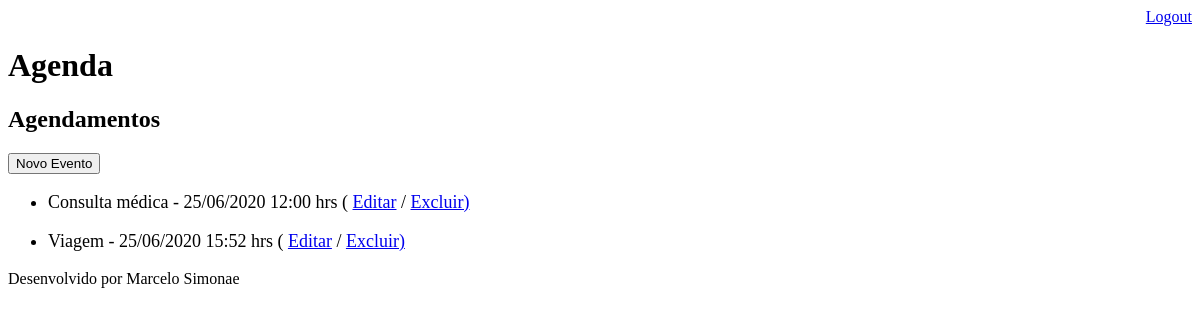
Page /agenda/ (signed in) on the earlier database version.
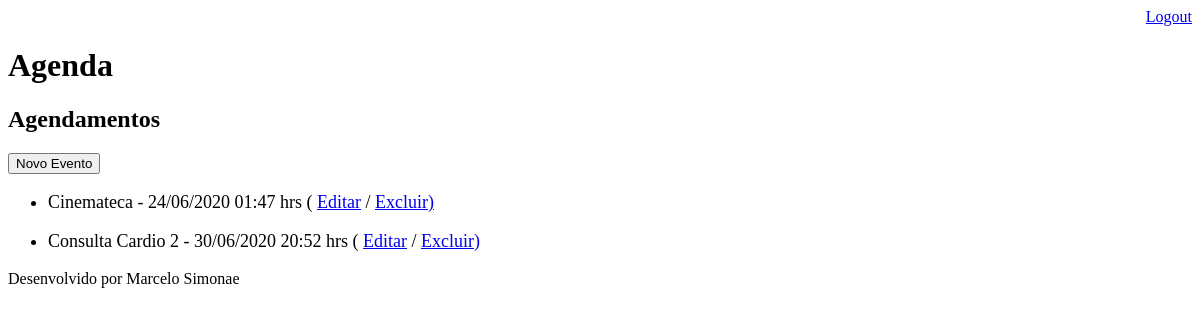
Same page on the later database version.
### core/models.py (models this page shows, shortened)
class Evento(models.Model):
    titulo = models.CharField(max_length=100)
    descricao = models.TextField(blank=True, null=True)
    data_evento = models.DateTimeField(verbose_name='Data do Evento')
    data_criacao = models.DateTimeField(auto_now=True)
    usuario = models.ForeignKey(User, on_delete=models.CASCADE)
    class Meta:
        db_table = 'evento'
    def get_data_evento(self):
        return self.data_evento.strftime('%d/%m/%Y %H:%M hrs')

### core/views.py (the view)
# urls.py: path('agenda/', views.lista_eventos),
@login_required(login_url='/login/')
def lista_eventos(request):
    usuario = request.user
    evento = Evento.objects.filter(usuario=usuario)
    dados = {'eventos':evento}
    return render(request, 'agenda.html', dados)

### templates/agenda.html
{% extends "model-page.html" %}
{% block content %}
    <h2>Agendamentos</h2>
  <a href="evento/"><button type="button">Novo Evento</button>
    </a>
    <ul style="font-size: 18px">
        {% for evento in eventos %}
        <li>
            {{evento.titulo}} - {{evento.get_data_evento}}
            ( <a href="evento/?id={{ evento.id }}">Editar</a>
            / <a href="evento/delete/{{ evento.id}}/">Excluir)</a>
        </li> </p>
        {% endfor %}
    </ul>
{% endblock %}

### templates/model-page.html
<!DOCTYPE html>
<html lang="en">
<head>
        {% include "model-header.html" %}
</head>
<body>
        {% block content %} {% endblock %}
        {% include "model-footer.html" %}
</body>
</html>

### templates/model-header.html (shortened to what this page needs)
    <div align="right">
        <a href='/logout'>Logout</a>
    </div>
    <h1>Agenda</h1>

### templates/model-footer.html
<p>Desenvolvido por Marcelo Simonae</p>

Differences in the rows shown:
removed Evento: titulo "Consulta médica", get_data_evento "25/06/2020 12:00 hrs"
removed Evento: titulo "Viagem", get_data_evento "25/06/2020 15:52 hrs"
added Evento: titulo "Cinemateca", get_data_evento "24/06/2020 01:47 hrs"
added Evento: titulo "Consulta Cardio 2", get_data_evento "30/06/2020 20:52 hrs"
